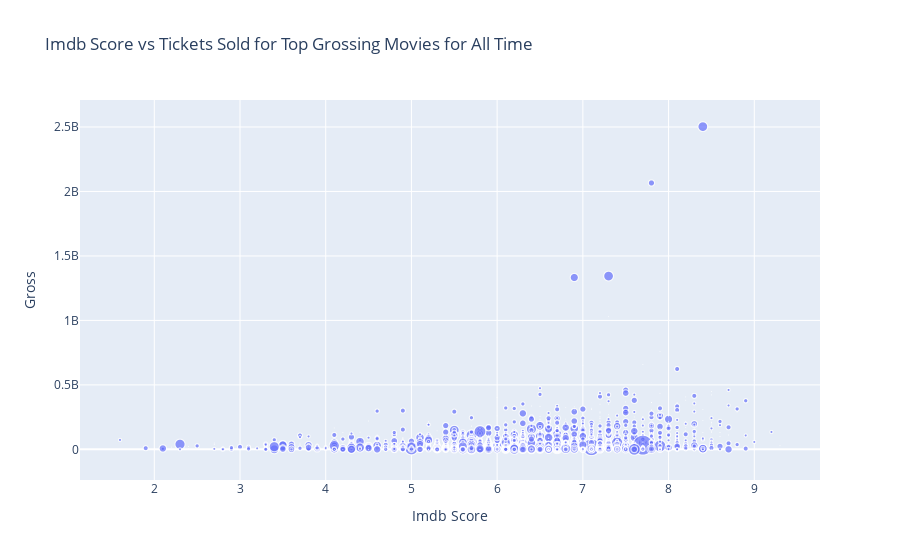

Notebook code for this chart:
### Code cell
fig2 = px.scatter(
  all_movies_faces, x='imdb_score', y='gross', size = 'facenumber_in_poster', height = 500,
    title = 'Imdb Score vs Tickets Sold for Top Grossing Movies for All Time', labels = { 'imdb_score':'Imdb Score', 'gross': 'Gross'}
)
fig2

### Figure 1 — Plotly figure (JSON) as saved in the notebook; plotly's stock layout.template omitted (floating-point values rounded to 4 significant figures; data arrays with more than 128 entries replaced by an {"elided": "..."} marker saying what was removed)
{"data": [{"hovertemplate": "Imdb Score=%{x}<br>Gross=%{y}<br>facenumber_in_poster=%{marker.size}<extra></extra>", "legendgroup": "", "marker": {"color": "#636efa", "size": {"elided": "4121 int values"}, "sizemode": "area", "sizeref": 0.1075, "symbol": "circle"}, "mode": "markers", "name": "", "showlegend": false, "type": "scattergl", "x": {"elided": "4121 float values"}, "xaxis": "x", "y": {"elided": "4121 int values"}, "yaxis": "y"}], "layout": {"autosize": true, "legend": {"itemsizing": "constant", "tracegroupgap": 0}, "title": {"text": "Imdb Score vs Tickets Sold for Top Grossing Movies for All Time"}, "xaxis": {"anchor": "y", "autorange": true, "domain": [0, 1], "range": [1.142, 9.758], "title": {"text": "Imdb Score"}, "type": "linear"}, "yaxis": {"anchor": "x", "autorange": true, "domain": [0, 1], "range": [-264700000.0, 2724000000.0], "title": {"text": "Gross"}, "type": "linear"}}}
